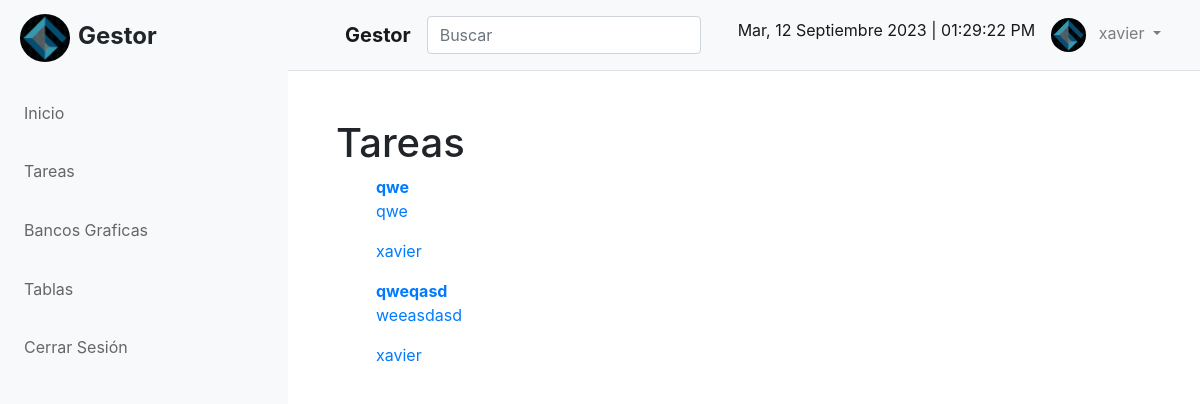
Screenshot of /tareas_vista/ (signed in) with the database file from the repository.
### tareas/models.py (models this page shows, shortened)
class tareas(models.Model):
    titulo = models.CharField(max_length=250)
    descripcion = models.TextField(blank=True)
    creado = models.DateTimeField(auto_now_add=True)
    fechacompleto = models.DateTimeField(null=True, blank=True)
    importante = models.BooleanField(default=False)
    user = models.ForeignKey(User, on_delete=models.CASCADE)

### tareas/views.py (the view)
# urls.py: path('tareas_vista/', views.tareas_vista, name='tareas_vista'),
@login_required
def tareas_vista(request):
    tarea = tareas.objects.filter(user=request.user, fechacompleto__isnull=True)
    return render(request, 'tareas_vista.html', {
        'tarea': tarea
    })

### tareas/templates/tareas_vista.html (shortened to what this page needs)
{% extends 'base.html' %}
{% block content %}
<h1>Tareas</h1>
<ul>
    {% for tarea1 in tarea %}
    <li>
        <a href="{% url 'detalles_tarea' tarea1.id %}">
            {% if tarea1.importante %}
            <strong>{{tarea1.titulo}}</strong>
            {% else %}
            {{tarea1.titulo}}
            {% endif %}
            <p>{{tarea1.descripcion}}</p>
            <p>{{tarea1.user.username}}</p>
        </a>
    </li>
    {% endfor %}
</ul>
{% endblock %}

### tareas/templates/base.html (shortened to what this page needs)
{%load static %}
<!DOCTYPE html>
<html lang="en">
<head>
    <link rel="stylesheet" href="https://cdn.jsdelivr.net/npm/bootstrap@4.6.2/dist/css/bootstrap.min.css"
>
    <link href="https://unpkg.com/ionicons@4.5.10-0/dist/css/ionicons.min.css" rel="stylesheet">
    <link rel="stylesheet" href="{% static 'css/style.css' %}">
    <link rel="stylesheet" href="https://cdn.datatables.net/1.13.4/css/dataTables.bootstrap4.min.css">
</head>
<body onload="startTime()">
    <div id="content-wrapper" class="d-flex">
        <div id="sidebar-container" class="bg-light border-rigth">
            <div class="logo">
                <h4 class="font-weight-bold mb-8"><img src="{% static 'img/logo.png' %}"
                        class="img-fluid rounded-circle avatar-logo mr-2">Gestor</h4>
            </div>
            <div id="menu">
                <div class="menu list-group-flush">
                    <ul>
                        <a href="/" class="list-group-item list-group-item-action bg-light p-3 border-0"> Inicio</a>
                        {% if user.is_authenticated %}
                        <li><a class="has-sub list-group-item list-group-item-action bg-light p-3 border-0"> Tareas</a>
                        </li>
                        <a href="{% url 'bancos' %}" class="list-group-item list-group-item-action bg-light p-3 border-0"> Bancos Graficas</a>
                        <a class="list-group-item list-group-item-action bg-light p-3 border-0"
                            href="{% url 'libros' %}"> Tablas</a>
                        <a href="/cerrar_sesion" class="list-group-item list-group-item-action bg-light p-3 border-0"> Cerrar Sesión</a>
                        {% endif %}
                    </ul>
                </div>
            </div>
        </div>
        <div id="page-container" class="w-100">
            <nav class="navbar navbar-expand-lg navbar-light bg-light border-bottom">
                <div class="container">
                    <button id="menu-toggle" class="btn"></button>
                    <a class="navbar-brand font-weight-bold mb-8" href="#">Gestor</a>
                    <form id="search-form" class="form-inline position-relative my-2 d-inline-block">
                        <input class="form-control mr-sm-2" type="search" placeholder="Buscar" aria-label="Buscar">
                        <button class="btn btn-search position-absolute" type="submit"></button>
                    </form>
                    <div class="collapse navbar-collapse" id="navbarSupportedContent">
                        <ul class="navbar-nav ml-auto">
                            <li class="nav-item active">
                                <a class="nav-link" id="clock"></a>
                            </li>
                            {% if user.is_authenticated %}
                            <li class="nav-item dropdown">
                                <a class="nav-link dropdown-toggle" href="#" role="button" data-toggle="dropdown"
                                    aria-expanded="false">
                                    <img src="{% static 'img/logo.png' %}" class="img-fluid rounded-circle avatar mr-2">
                                    {{user.username}}
                                </a>
                            </li>
                            {% else %}
                            <a href="/registro" class="nav-link"> Registro</a>
                            <a href="/iniciar_sesion" class="nav-link"> Iniciar Sesión</a>
                            {% endif %}
                        </ul>
                    </div>
                </div>
            </nav>
            <div id="content" class="container-fluid p-5">
                {% block content %} {% endblock %}
            </div>
        </div>
    </div>
</body>
</html>

### panel/static/css/style.css (style rules this page uses)
:root { --primary: #0b254b; --light: #ffffff; --light-blue: #f5f6fa; --grey: #eff2f7; }
#sidebar-container { min-height: 100vh; margin-left: -18rem; transition: margin .25s ease-in-out; }
#sidebar-container .logo { padding: .875rem 1.25rem; font-size: 1.2rem; }
#sidebar-container .menu { width: 18rem; }
.btn-search { right: 5px; }
.avatar { max-width: 35px; }
.avatar-logo { max-width: 50px; }
@media (min-width: 768px) { #sidebar-container { margin-left: 0; } }
@media (min-width: 768px) { #page-container { min-width: 0; width: 100%; } }
#menu { padding: 0; margin: 0; border: 0; }
#menu ul, li { list-style: none; margin: 0; padding: 0; }
#menu ul { position: relative; z-index: 597; float: left; }
#menu ul li { float: left; min-height: 1px; line-height: 1rem; vertical-align: middle; }
#menu ul li { float: none; }
#menu span, #menu a { display: inline-block; text-decoration: none; }
#menu:after, #menu ul:after { content: ''; display: block; clear: both; }
#menu ul, #menu li { width: 18rem; }
#menu li { background: #dddddd; }
#menu a { color: #666666; line-height: 160%; padding: 11px 28px 11px 28px; width: 18rem; }
#menu .has-sub { position: relative; }
#menu .has-sub:after, #menu .has-sub > ul > .has-sub:hover:after { content: ''; display: block; width: 18rem; height: 9px; position: absolute; right: 5px; top: 50%; margin-top: -5px; }

### rows the page displays
tareas: titulo "qwe", descripcion "qwe", user.username "xavier"
tareas: titulo "qweqasd", descripcion "weeasdasd", user.username "xavier"

### other values shown
{{ user.username }} "xavier"
